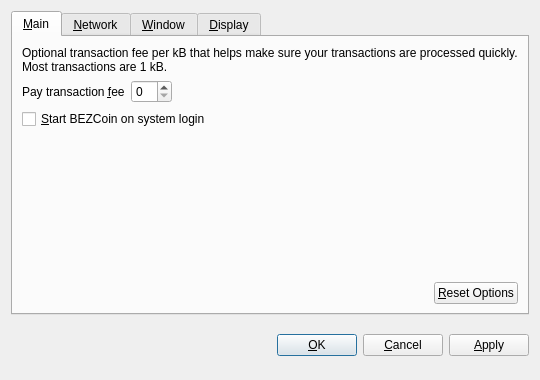
<?xml version="1.0" encoding="UTF-8"?>
<ui version="4.0">
 <class>OptionsDialog</class>
 <widget class="QDialog" name="OptionsDialog">
  <property name="geometry">
   <rect>
    <x>0</x>
    <y>0</y>
    <width>540</width>
    <height>380</height>
   </rect>
  </property>
  <property name="windowTitle">
   <string>Options</string>
  </property>
  <property name="modal">
   <bool>true</bool>
  </property>
  <layout class="QVBoxLayout" name="verticalLayout">
   <item>
    <widget class="QTabWidget" name="tabWidget">
     <property name="tabPosition">
      <enum>QTabWidget::North</enum>
     </property>
     <property name="currentIndex">
      <number>0</number>
     </property>
     <widget class="QWidget" name="tabMain">
      <attribute name="title">
       <string>&amp;Main</string>
      </attribute>
      <layout class="QVBoxLayout" name="verticalLayout_Main">
       <item>
        <widget class="QLabel" name="transactionFeeInfoLabel">
         <property name="text">
          <string>Optional transaction fee per kB that helps make sure your transactions are processed quickly. Most transactions are 1 kB.</string>
         </property>
         <property name="textFormat">
          <enum>Qt::PlainText</enum>
         </property>
         <property name="wordWrap">
          <bool>true</bool>
         </property>
        </widget>
       </item>
       <item>
        <layout class="QHBoxLayout" name="horizontalLayout_1_Main">
         <item>
          <widget class="QLabel" name="transactionFeeLabel">
           <property name="text">
            <string>Pay transaction &amp;fee</string>
           </property>
           <property name="textFormat">
            <enum>Qt::PlainText</enum>
           </property>
           <property name="buddy">
            <cstring>transactionFee</cstring>
           </property>
          </widget>
         </item>
         <item>
          <widget class="BitcoinAmountField" name="transactionFee"/>
         </item>
         <item>
          <spacer name="horizontalSpacer_1_Main">
           <property name="orientation">
            <enum>Qt::Horizontal</enum>
           </property>
           <property name="sizeHint" stdset="0">
            <size>
             <width>40</width>
             <height>20</height>
            </size>
           </property>
          </spacer>
         </item>
        </layout>
       </item>
       <item>
        <widget class="QCheckBox" name="bitcoinAtStartup">
         <property name="toolTip">
          <string>Automatically start BEZCoin after logging in to the system.</string>
         </property>
         <property name="text">
          <string>&amp;Start BEZCoin on system login</string>
         </property>
        </widget>
       </item>
       <item>
        <spacer name="verticalSpacer_Main">
         <property name="orientation">
          <enum>Qt::Vertical</enum>
         </property>
         <property name="sizeHint" stdset="0">
          <size>
           <width>20</width>
           <height>40</height>
          </size>
         </property>
        </spacer>
       </item>
       <item>
        <layout class="QHBoxLayout" name="horizontalLayout_2_Main">
         <item>
          <spacer name="horizontalSpacer_2_Main">
           <property name="orientation">
            <enum>Qt::Horizontal</enum>
           </property>
           <property name="sizeHint" stdset="0">
            <size>
             <width>40</width>
             <height>20</height>
            </size>
           </property>
          </spacer>
         </item>
         <item>
          <widget class="QPushButton" name="resetButton">
           <property name="toolTip">
            <string>Reset all client options to default.</string>
           </property>
           <property name="text">
            <string>&amp;Reset Options</string>
           </property>
           <property name="autoDefault">
            <bool>false</bool>
           </property>
          </widget>
         </item>
        </layout>
       </item>
      </layout>
     </widget>
     <widget class="QWidget" name="tabNetwork">
      <attribute name="title">
       <string>&amp;Network</string>
      </attribute>
      <layout class="QVBoxLayout" name="verticalLayout_Network">
       <item>
        <widget class="QCheckBox" name="mapPortUpnp">
         <property name="toolTip">
          <string>Automatically open the BEZCoin client port on the router. This only works when your router supports UPnP and it is enabled.</string>
         </property>
         <property name="text">
          <string>Map port using &amp;UPnP</string>
         </property>
        </widget>
       </item>
       <item>
        <widget class="QCheckBox" name="connectSocks">
         <property name="toolTip">
          <string>Connect to the BEZCoin network through a SOCKS proxy (e.g. when connecting through Tor).</string>
         </property>
         <property name="text">
          <string>&amp;Connect through SOCKS proxy:</string>
         </property>
        </widget>
       </item>
       <item>
        <layout class="QHBoxLayout" name="horizontalLayout_Network">
         <item>
          <widget class="QLabel" name="proxyIpLabel">
           <property name="text">
            <string>Proxy &amp;IP:</string>
           </property>
           <property name="textFormat">
            <enum>Qt::PlainText</enum>
           </property>
           <property name="buddy">
            <cstring>proxyIp</cstring>
           </property>
          </widget>
         </item>
         <item>
          <widget class="QValidatedLineEdit" name="proxyIp">
           <property name="maximumSize">
            <size>
             <width>140</width>
             <height>16777215</height>
            </size>
           </property>
           <property name="toolTip">
            <string>IP address of the proxy (e.g. 127.0.0.1)</string>
           </property>
          </widget>
         </item>
         <item>
          <widget class="QLabel" name="proxyPortLabel">
           <property name="text">
            <string>&amp;Port:</string>
           </property>
           <property name="textFormat">
            <enum>Qt::PlainText</enum>
           </property>
           <property name="buddy">
            <cstring>proxyPort</cstring>
           </property>
          </widget>
         </item>
         <item>
          <widget class="QLineEdit" name="proxyPort">
           <property name="maximumSize">
            <size>
             <width>55</width>
             <height>16777215</height>
            </size>
           </property>
           <property name="toolTip">
            <string>Port of the proxy (e.g. 9050)</string>
           </property>
          </widget>
         </item>
         <item>
          <widget class="QLabel" name="socksVersionLabel">
           <property name="text">
            <string>SOCKS &amp;Version:</string>
           </property>
           <property name="textFormat">
            <enum>Qt::PlainText</enum>
           </property>
           <property name="buddy">
            <cstring>socksVersion</cstring>
           </property>
          </widget>
         </item>
         <item>
          <widget class="QValueComboBox" name="socksVersion">
           <property name="toolTip">
            <string>SOCKS version of the proxy (e.g. 5)</string>
           </property>
          </widget>
         </item>
         <item>
          <spacer name="horizontalSpacer_Network">
           <property name="orientation">
            <enum>Qt::Horizontal</enum>
           </property>
           <property name="sizeHint" stdset="0">
            <size>
             <width>40</width>
             <height>20</height>
            </size>
           </property>
          </spacer>
         </item>
        </layout>
       </item>
       <item>
        <spacer name="verticalSpacer_Network">
         <property name="orientation">
          <enum>Qt::Vertical</enum>
         </property>
         <property name="sizeHint" stdset="0">
          <size>
           <width>20</width>
           <height>40</height>
          </size>
         </property>
        </spacer>
       </item>
      </layout>
     </widget>
     <widget class="QWidget" name="tabWindow">
      <attribute name="title">
       <string>&amp;Window</string>
      </attribute>
      <layout class="QVBoxLayout" name="verticalLayout_Window">
       <item>
        <widget class="QCheckBox" name="minimizeToTray">
         <property name="toolTip">
          <string>Show only a tray icon after minimizing the window.</string>
         </property>
         <property name="text">
          <string>&amp;Minimize to the tray instead of the taskbar</string>
         </property>
        </widget>
       </item>
       <item>
        <widget class="QCheckBox" name="minimizeOnClose">
         <property name="toolTip">
          <string>Minimize instead of exit the application when the window is closed. When this option is enabled, the application will be closed only after selecting Quit in the menu.</string>
         </property>
         <property name="text">
          <string>M&amp;inimize on close</string>
         </property>
        </widget>
       </item>
       <item>
        <spacer name="verticalSpacer_Window">
         <property name="orientation">
          <enum>Qt::Vertical</enum>
         </property>
         <property name="sizeHint" stdset="0">
          <size>
           <width>20</width>
           <height>40</height>
          </size>
         </property>
        </spacer>
       </item>
      </layout>
     </widget>
     <widget class="QWidget" name="tabDisplay">
      <attribute name="title">
       <string>&amp;Display</string>
      </attribute>
      <layout class="QVBoxLayout" name="verticalLayout_Display">
       <item>
        <layout class="QHBoxLayout" name="horizontalLayout_1_Display">
         <item>
          <widget class="QLabel" name="langLabel">
           <property name="text">
            <string>User Interface &amp;language:</string>
           </property>
           <property name="textFormat">
            <enum>Qt::PlainText</enum>
           </property>
           <property name="buddy">
            <cstring>lang</cstring>
           </property>
          </widget>
         </item>
         <item>
          <widget class="QValueComboBox" name="lang">
           <property name="toolTip">
            <string>The user interface language can be set here. This setting will take effect after restarting BEZCoin.</string>
           </property>
          </widget>
         </item>
        </layout>
       </item>
       <item>
        <layout class="QHBoxLayout" name="horizontalLayout_2_Display">
         <item>
          <widget class="QLabel" name="unitLabel">
           <property name="text">
            <string>&amp;Unit to show amounts in:</string>
           </property>
           <property name="textFormat">
            <enum>Qt::PlainText</enum>
           </property>
           <property name="buddy">
            <cstring>unit</cstring>
           </property>
          </widget>
         </item>
         <item>
          <widget class="QValueComboBox" name="unit">
           <property name="toolTip">
            <string>Choose the default subdivision unit to show in the interface and when sending coins.</string>
           </property>
          </widget>
         </item>
        </layout>
       </item>
       <item>
        <widget class="QCheckBox" name="displayAddresses">
         <property name="toolTip">
          <string>Whether to show BEZCoin addresses in the transaction list or not.</string>
         </property>
         <property name="text">
          <string>&amp;Display addresses in transaction list</string>
         </property>
        </widget>
       </item>
       <item>
        <widget class="QCheckBox" name="coinControlFeatures">
         <property name="toolTip">
          <string>Whether to show coin control features or not.</string>
         </property>
         <property name="text">
          <string>Display coin &amp;control features (experts only!)</string>
         </property>
        </widget>
       </item>
       <item>
        <spacer name="verticalSpacer_Display">
         <property name="orientation">
          <enum>Qt::Vertical</enum>
         </property>
         <property name="sizeHint" stdset="0">
          <size>
           <width>20</width>
           <height>40</height>
          </size>
         </property>
        </spacer>
       </item>
      </layout>
     </widget>
    </widget>
   </item>
   <item>
    <layout class="QHBoxLayout" name="horizontalLayout_Buttons">
     <item>
      <spacer name="horizontalSpacer_1">
       <property name="orientation">
        <enum>Qt::Horizontal</enum>
       </property>
       <property name="sizeHint" stdset="0">
        <size>
         <width>40</width>
         <height>48</height>
        </size>
       </property>
      </spacer>
     </item>
     <item>
      <widget class="QLabel" name="statusLabel">
       <property name="font">
        <font>
         <weight>75</weight>
         <bold>true</bold>
        </font>
       </property>
       <property name="text">
        <string/>
       </property>
       <property name="textFormat">
        <enum>Qt::PlainText</enum>
       </property>
       <property name="wordWrap">
        <bool>true</bool>
       </property>
      </widget>
     </item>
     <item>
      <spacer name="horizontalSpacer_2">
       <property name="orientation">
        <enum>Qt::Horizontal</enum>
       </property>
       <property name="sizeHint" stdset="0">
        <size>
         <width>40</width>
         <height>48</height>
        </size>
       </property>
      </spacer>
     </item>
     <item>
      <widget class="QPushButton" name="okButton">
       <property name="text">
        <string>&amp;OK</string>
       </property>
      </widget>
     </item>
     <item>
      <widget class="QPushButton" name="cancelButton">
       <property name="text">
        <string>&amp;Cancel</string>
       </property>
       <property name="autoDefault">
        <bool>false</bool>
       </property>
      </widget>
     </item>
     <item>
      <widget class="QPushButton" name="applyButton">
       <property name="text">
        <string>&amp;Apply</string>
       </property>
       <property name="autoDefault">
        <bool>false</bool>
       </property>
      </widget>
     </item>
    </layout>
   </item>
  </layout>
 </widget>
 <customwidgets>
  <customwidget>
   <class>BitcoinAmountField</class>
   <extends>QSpinBox</extends>
   <header>bitcoinamountfield.h</header>
  </customwidget>
  <customwidget>
   <class>QValueComboBox</class>
   <extends>QComboBox</extends>
   <header>qvaluecombobox.h</header>
  </customwidget>
  <customwidget>
   <class>QValidatedLineEdit</class>
   <extends>QLineEdit</extends>
   <header>qvalidatedlineedit.h</header>
  </customwidget>
 </customwidgets>
 <resources/>
 <connections/>
</ui>
